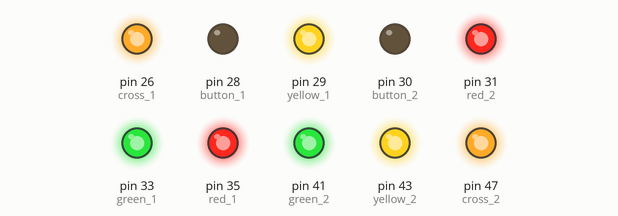
This sketch was run on a simulated Arduino Mega 2560, built with avr-gcc and run on an emulated ATmega2560. Shown: output pins drawn as LEDs (lit = HIGH).

Above: at 0.1 s.
Timing chart, 0 to 1.6 s (numbered marks = the images above):
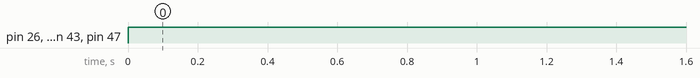

The sketch:

CODIGOHERIDEL.ino
```cpp
//set de variables para la primera luz
int red_1 = 35;
int yellow_1 = 29;
int green_1 = 33;
int cross_1 = 26;
int button_1 = 28;

//set de variables para la segunda luz
int red_2 = 31;
int yellow_2 =43;
int green_2 = 41;
int cross_2 = 47;
int button_2 = 30;

int counter = 0;

int buttonpressed_1 = 0;
int buttonpressed_2 = 0;

void setup()
{
  //Light 1
  pinMode(red_1, OUTPUT);
  pinMode(yellow_1, OUTPUT);
  pinMode(green_1, OUTPUT);
  pinMode(cross_1, OUTPUT);
  pinMode(button_1, OUTPUT);
  digitalWrite(green_1, HIGH);
  attachInterrupt(digitalPinToInterrupt(0), blink1, RISING);

  //Light 2
  pinMode(red_2, OUTPUT);
  pinMode(yellow_2, OUTPUT);
  pinMode(green_2, OUTPUT);
  pinMode(cross_2, OUTPUT);
  pinMode(button_2, OUTPUT);
  digitalWrite(red_2, HIGH);
  attachInterrupt(digitalPinToInterrupt(0), blink2, RISING);
}
void led_set_1(int,int,int,int)
  {
    digitalWrite(red_1, 35);
    digitalWrite(yellow_1, 29);
    digitalWrite(green_1, 33);
    digitalWrite(cross_1, 26);
  }
void led_set_2(int,int,int,int)
  {
    digitalWrite(red_2, 31);
    digitalWrite(yellow_2, 43);
    digitalWrite(green_2, 41);
    digitalWrite(cross_2, 47);
  }

void blink1() {
    buttonpressed_1 = 1;
  }

void blink2() {
    buttonpressed_2 = 1;
  }

void loop() {
  while (counter < 3)
    {
      changeLights();
      counter = counter + 1;
    }
  }

void changeLights() {
    led_set_1(0,0,1,0);
    led_set_2(1,0,0,0);
    if(buttonpressed_2 == 1)
    {
      led_set_2(1,0,0,1);
      led_set_1(0,0,1,0);
      delay (5000);
      for(int i =0; i<10; i++)
        {
          digitalWrite(cross_2, HIGH);
          delay(1000);
          digitalWrite(cross_2, LOW);
          delay(1000);
        }
      buttonpressed_2 = 0;
      counter = 1;
    }

    delay(5000);

    led_set_1(0,1,0,0);

    delay(5000);

    led_set_2(0,0,1,0);
    led_set_1(1,0,0,0);
    if(buttonpressed_1 == 1)
    {
      led_set_1(1,0,0,1);
      led_set_2(0,0,1,0);
      delay(5000);
      for(int i =0; i<10; i++)
      {
        digitalWrite(cross_1, HIGH);
        delay(1000);
        digitalWrite(cross_1, LOW);
        delay(1000);
      }
      buttonpressed_1 = 0;
      counter = 1;
    }
    delay(5000);
    led_set_2(0,1,0,0);
    delay(5000);
  }
```

Measured:
- by itself, pin 26 (cross_1), pin 29 (yellow_1), pin 35 (red_1), pin 41 (green_2), pin 43 (yellow_2), pin 47 (cross_2): LOW → HIGH at 0.00 s
